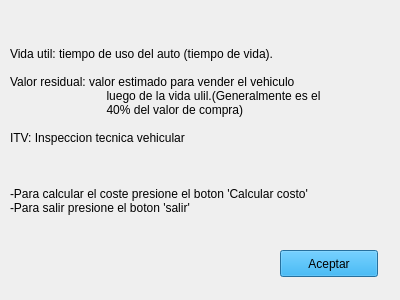
<?xml version="1.0" encoding="UTF-8"?>
<ui version="4.0">
 <class>Dialog</class>
 <widget class="QDialog" name="Dialog">
  <property name="geometry">
   <rect>
    <x>0</x>
    <y>0</y>
    <width>400</width>
    <height>300</height>
   </rect>
  </property>
  <property name="windowTitle">
   <string>Ayuda KmPro</string>
  </property>
  <property name="windowIcon">
   <iconset>
    <normaloff>auto.png</normaloff>auto.png</iconset>
  </property>
  <widget class="QLabel" name="label">
   <property name="geometry">
    <rect>
     <x>10</x>
     <y>20</y>
     <width>381</width>
     <height>221</height>
    </rect>
   </property>
   <property name="text">
    <string>
Vida util: tiempo de uso del auto (tiempo de vida).

Valor residual: valor estimado para vender el vehiculo 
                             luego de la vida ulil.(Generalmente es el 
                             40% del valor de compra)

ITV: Inspeccion tecnica vehicular

 

-Para calcular el coste presione el boton 'Calcular costo'
-Para salir presione el boton 'salir'
</string>
   </property>
  </widget>
  <widget class="QPushButton" name="pushButton">
   <property name="geometry">
    <rect>
     <x>280</x>
     <y>250</y>
     <width>98</width>
     <height>27</height>
    </rect>
   </property>
   <property name="styleSheet">
    <string notr="true">background:rgb(0, 170, 255)</string>
   </property>
   <property name="text">
    <string>Aceptar</string>
   </property>
  </widget>
 </widget>
 <resources/>
 <connections>
  <connection>
   <sender>pushButton</sender>
   <signal>clicked()</signal>
   <receiver>Dialog</receiver>
   <slot>accept()</slot>
   <hints>
    <hint type="sourcelabel">
     <x>324</x>
     <y>264</y>
    </hint>
    <hint type="destinationlabel">
     <x>259</x>
     <y>251</y>
    </hint>
   </hints>
  </connection>
 </connections>
 <slots>
  <slot>acepto()</slot>
 </slots>
</ui>
